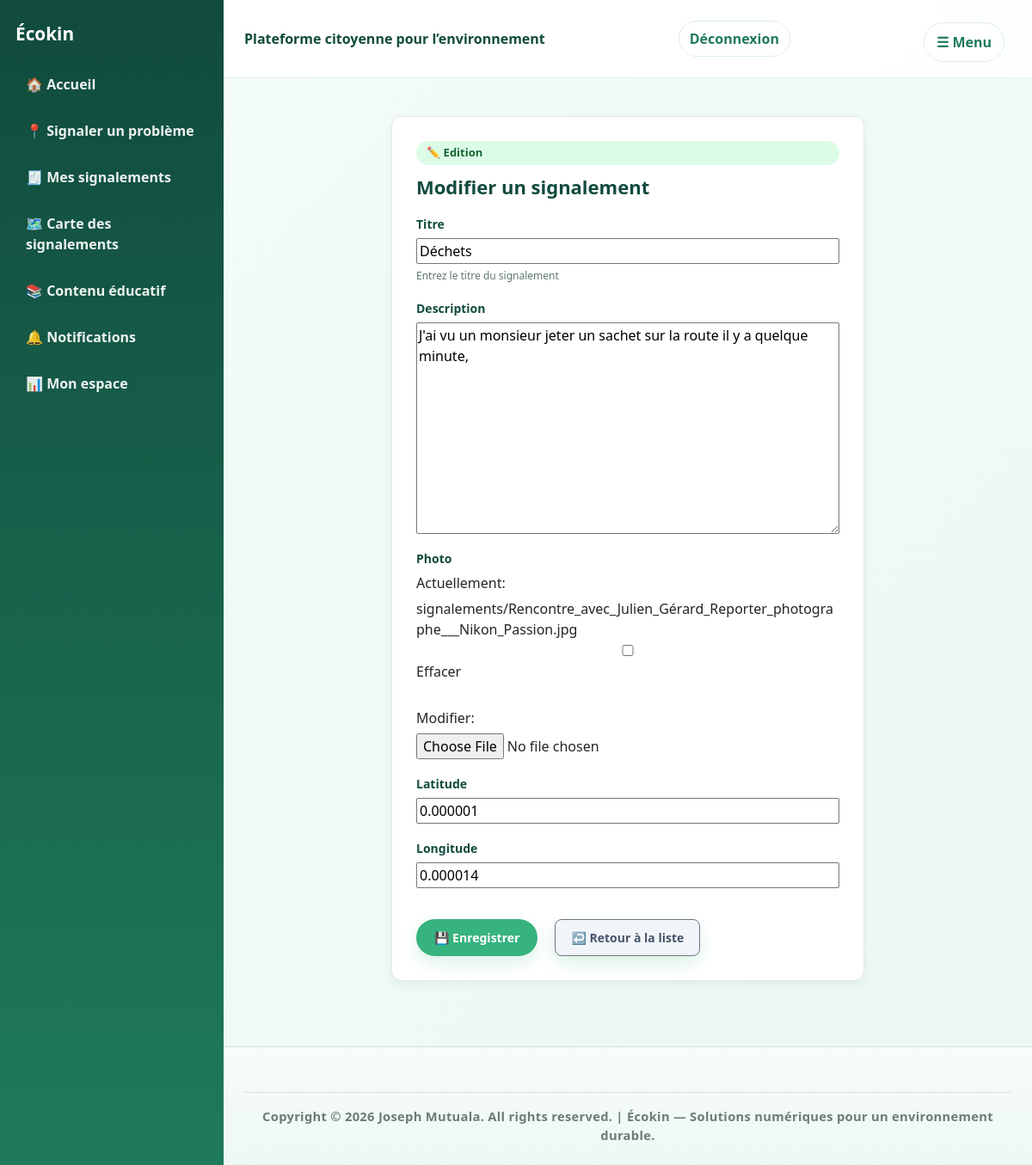
The app's page /signalements/10/modifier/ (signed in) with its own data.
### signalements/models.py (models this page shows, shortened)
class Signalements(models.Model):
    STATUT_CHOICES = [
        ('en_attente', 'En attente'),
        ('en_cours', 'En cours'),
        ('resolu', 'Résolu'),
        ('rejete', 'Rejeté'),
    ]
    titre = models.CharField(max_length=200, help_text="Entrez le titre du signalement")
    description = models.TextField()
    photo = models.ImageField(upload_to = 'signalements/', blank=True, null=True)
    latitude = models.DecimalField(max_digits= 9, decimal_places= 6)
    longitude = models.DecimalField(max_digits= 9, decimal_places= 6)
    statut = models.CharField(max_length=20, choices=STATUT_CHOICES, default='en_attente')
    date_creation = models.DateTimeField(auto_now_add= True)
    analyse_ia = models.TextField(blank=True, null=True)
    utilisateur = models.ForeignKey(settings.AUTH_USER_MODEL, on_delete=models.CASCADE, related_name = 'signalements')

### signalements/views.py (the view)
# urls.py: path('<int:pk>/modifier/', views.modifier_signalements, name='modifier_signalements'),
@login_required
def modifier_signalements(request, pk):
    signalements = get_object_or_404(Signalements, pk=pk)
    if  not request.user.peut_etre_modifier(signalements):
        return redirect('liste')
    if request.method == "POST":
        form = SignalementsForm(request.POST, request.FILES, instance=signalements)
        if form.is_valid():
            form.save()
            Notifications.objects.create(utilisateur=signalements.utilisateur, message=f"Votre'{signalements.titre}' a tété traité. ")
            return redirect("detail_signalements", pk=signalements.pk)
    else:
        form = SignalementsForm(instance=signalements)
    return render(request, "signalements/modifier_signalements.html", {"form":form, "signalements": signalements})

### signalements/forms.py
class SignalementsForm(forms.ModelForm):
    class Meta:
        model =  Signalements
        fields = [
            'titre',
            'description',
            'photo',
            'latitude',
            'longitude',
        ]

### accounts/models.py (called while the page is built)
    def peut_etre_modifier(self,signalements):
        return (
            self == signalements.utilisateur or self.est_autorite()
        )

### templates/signalements/modifier_signalements.html (shortened to what this page needs)
{% extends 'base.html' %}
{% block content %}
<div class="card" style="max-width: 550px; margin: 20px auto; padding: 28px; background: #ffffff; border-radius: 12px; border: 1px solid #e2e8f0; box-shadow: 0 4px 12px rgba(0,0,0,0.05);">
    <span class="pill" style="display: inline-flex; align-items: center; gap: 6px; background: #dcfce7; color: #166534; padding: 4px 12px; border-radius: 20px; font-size: 13px; font-weight: 600; margin-bottom: 12px;">
        ✏️ Edition
    </span>
    <h1 style="font-weight: 800; font-size: 22px; color: var(--green-900, #0f172a); margin: 0 0 20px 0;">
        Modifier un signalement
    </h1>
    <form method="POST" enctype="multipart/form-data" style="display: flex; flex-direction: column; gap: 18px;">
        {% for field in form %}
            <div style="display: flex; flex-direction: column; gap: 6px;">
                <label for="{{ field.id_for_label }}" style="font-weight: 600; font-size: 14px; color: var(--green-900, #334155);">
                    {{ field.label }}
                </label>
                {{ field }}
                {% if field.help_text %}
                    <small style="color: var(--muted, #64748b); font-size: 12px; line-height: 1.4;">
                        {{ field.help_text }}
                    </small>
                {% endif %}
            </div>
        {% endfor %}
        <div style="display: flex; gap: 12px; align-items: center; margin-top: 10px; flex-wrap: wrap;">
            <button type="submit" class="btn" style="padding: 10px 20px; font-size: 14px; font-weight: 600; cursor: pointer; display: inline-flex; align-items: center; gap: 6px;">
                💾 Enregistrer
            </button>
            {% if signalement %}
                <a href="{% url 'detail_signalements' signalement.pk %}" class="btn btn-secondary" style="padding: 10px 18px; font-size: 14px; font-weight: 600; text-decoration: none; background: #f1f5f9; color: #475569; border-radius: 8px; display: inline-flex; align-items: center; gap: 6px;">
                    ↩️ Annuler
                </a>
            {% else %}
                <a href="{% url 'liste' %}" class="btn btn-secondary" style="padding: 10px 18px; font-size: 14px; font-weight: 600; text-decoration: none; background: #f1f5f9; color: #475569; border-radius: 8px; display: inline-flex; align-items: center; gap: 6px;">
                    ↩️ Retour à la liste
                </a>
            {% endif %}
        </div>
    </form>
</div>
{% endblock %}

### templates/base.html (style rules this page uses)
:root { --green-900: #114b3d; --green-700: #1f7a5b; --green-500: #36b37e; --green-100: #eaf8f1; --text: #163126; --muted: #5f786d; --card: #ffffff; --shadow: 0 16px 35px rgba(17, 75, 61, 0.12); }
* { box-sizing: border-box; }
body { margin: 0; font-family: "Segoe UI", Arial, sans-serif; color: var(--text); background: linear-gradient(135deg, #f4fcf8 0%, #eaf8f1 100%); }
a { text-decoration: none; color: inherit; }
.card { background: var(--card); border-radius: 18px; padding: 20px; box-shadow: var(--shadow); }
.btn { display: inline-block; padding: 10px 14px; border-radius: 999px; background: var(--green-500); color: white; font-weight: 700; margin-right: 8px; margin-top: 8px; transition: all 0.2s ease; box-shadow: 0 8px 18px rgba(54, 179, 126, 0.18); }
.pill { display: inline-flex; align-items: center; gap: 6px; padding: 6px 10px; background: var(--green-100); color: var(--green-700); border-radius: 999px; font-size: 0.9rem; font-weight: 700; }
.card { width: 100%; box-sizing: border-box; }

### records on screen
Signalements: form "Déchets" "J'ai vu un monsieur jeter un sachet sur la route il y a quelque minute," "0.000001" "0.000014"

### other values on screen
{{ field.label }} "Titre" "Description" "Photo" "Latitude" "Longitude"
{{ field.help_text }} "Entrez le titre du signalement"
